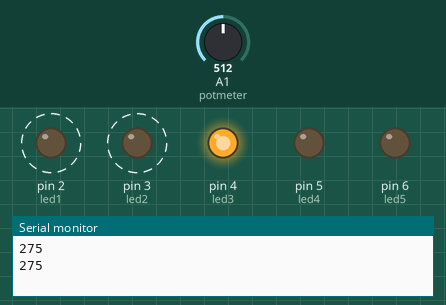
A sketch run on a simulated Arduino Uno, built with avr-gcc and run on an emulated ATmega328P. Parts: output pins drawn as LEDs (lit = HIGH), the last lines printed to the serial monitor. Dashed ring = blinking. The inputs (shaded band) are chosen by the test bench; at power-on: A1 (potmeter) = 512.

Above: at 2.1 s.
2.2 s: A1 (potmeter) set to 716
At 2.93 s:
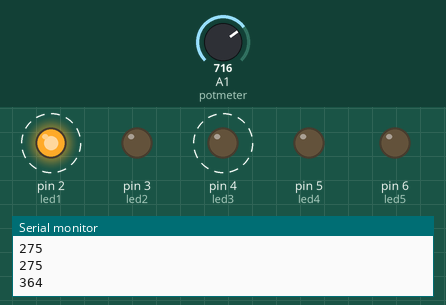
7.0 s: A1 (potmeter) set to 122
At 8.36 s:
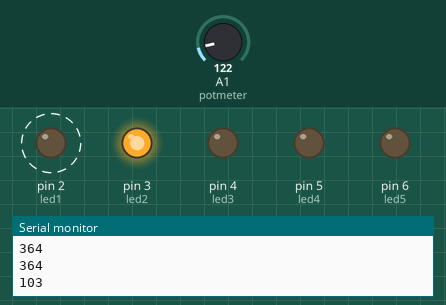
10.5 s: A1 (potmeter) set to 900
At 12.34 s:
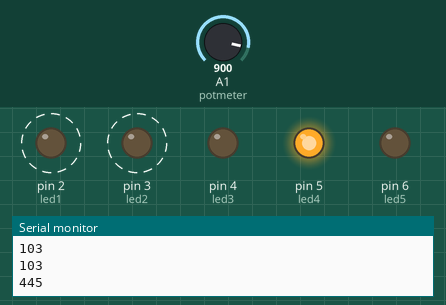
14.0 s: A1 (potmeter) set to 511
At 16.47 s:
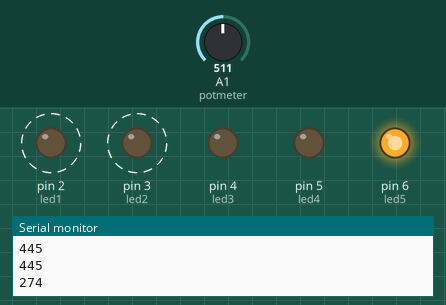
Timing chart, 0 to 18.5 s (numbered marks = the images above; inputs shaded):
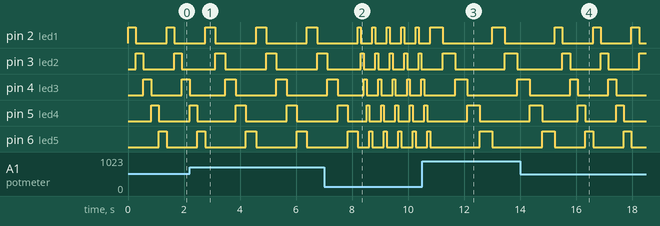

The sketch:

Larson_Scanner.ino
```cpp
const int led1 = 2;
const int led2 = 3;
const int led3 = 4;
const int led4 = 5;
const int led5 = 6;
const int potmeter = A1;

void setup() {
  // put your setup code here, to run once:
  pinMode(led1, OUTPUT);
  pinMode(led2, OUTPUT);
  pinMode(led3, OUTPUT);
  pinMode(led4, OUTPUT);
  pinMode(led5, OUTPUT);

  Serial.begin(9600);      // open the serial port at 9600 bps:
}

void loop() {
  // put your main code here, to run repeatedly:
  int snelheidsRegelaat = analogRead(potmeter);
  int snelheid = map(snelheidsRegelaat, 0, 1024, 50, 500);

// print labels
  Serial.print(snelheid);       // prints a label
  Serial.print("\n");

  digitalWrite(led1, HIGH);
    delay(snelheid);
  digitalWrite(led1, LOW);

  digitalWrite(led2, HIGH);
    delay(snelheid);
  digitalWrite(led2, LOW);

  digitalWrite(led3, HIGH);
    delay(snelheid);
  digitalWrite(led3, LOW);

  digitalWrite(led4, HIGH);
    delay(snelheid);
  digitalWrite(led4, LOW);

  digitalWrite(led5, HIGH);
    delay(snelheid);
  digitalWrite(led5, LOW);
}
```

Measured:
- after the input at 2.2 s, pin 2 (led1), pin 3 (led2): alternates HIGH for 0.36 s and LOW for 1.5 s, starting after 0.92 s; pin 4 (led3): alternates HIGH for 0.36 s and LOW for 1.5 s, starting after 1.3 s
- after the input at 7.0 s, pin 2 (led1): alternates HIGH for 0.10 s and LOW for 0.41 s, starting after 1.3 s
- after the input at 10.5 s, pin 2 (led1): HIGH → LOW after 0.73 s, → HIGH 1.8 s later, → LOW 0.45 s later; pin 3 (led2): alternates HIGH for 0.45 s and LOW for 1.8 s, starting after 0.73 s
- after the input at 14.0 s, pin 2 (led1), pin 3 (led2): alternates HIGH for 0.27 s and LOW for 1.1 s, starting after 1.5 s
- by itself, pin 2 (led1), pin 3 (led2): alternates HIGH for 0.28 s and LOW for 1.1 s
- by itself, pin 5 (led4): repeats every 1.7 s: LOW 1.4 s, HIGH 0.36 s
- by itself, pin 6 (led5): repeats every 1.8 s: LOW 1.5 s, HIGH 0.36 s
